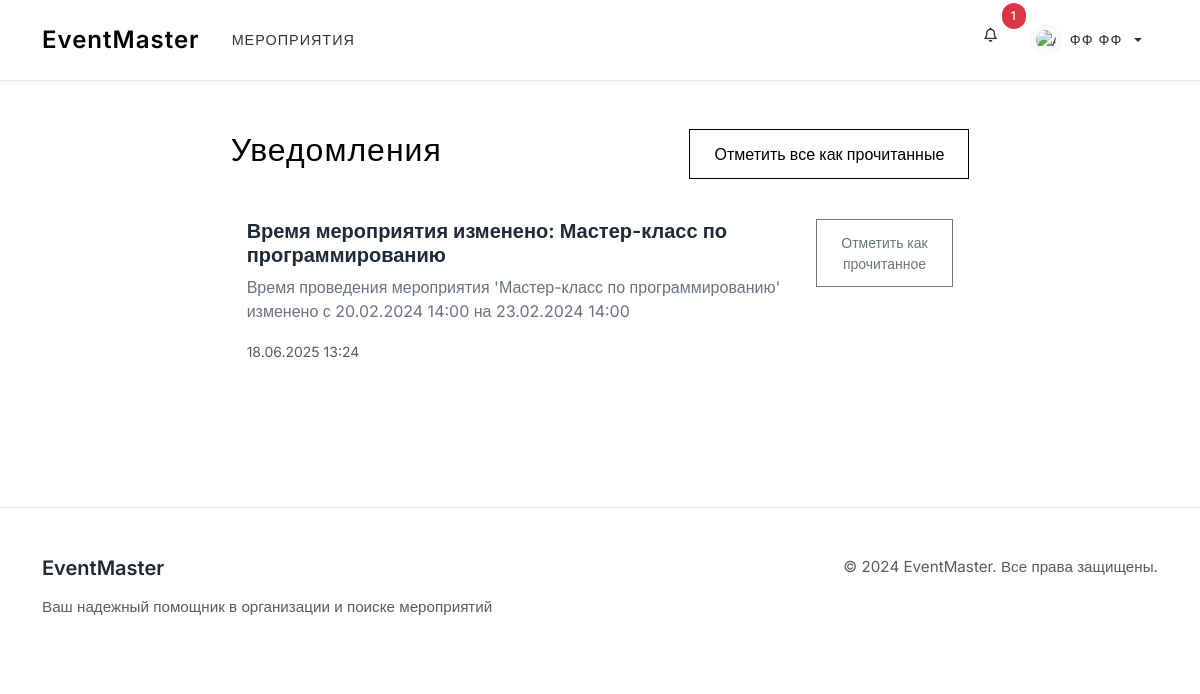
Screenshot of /notifications/ (signed in) with the database file from the repository.
### apps/accounts/models.py (models this page shows, shortened)
class User(AbstractUser):
    username = None
    email = models.EmailField(_('email address'), unique=True)
    first_name = models.CharField('Имя', max_length=150, validators=[MinLengthValidator(2)])
    last_name = models.CharField('Фамилия', max_length=150, validators=[MinLengthValidator(2)])
    birth_date = models.DateField(_('birth date'), null=True, blank=True)
    avatar = models.ImageField(
        _('avatar'),
        upload_to='avatars/',
        null=True,
        blank=True,
        help_text='Загрузите изображение для аватара'
    )
    bio = models.TextField('О себе', max_length=500, blank=True)
    favorite_events = models.ManyToManyField('events.Event', related_name='favorited_by', blank=True)
    class Role(models.TextChoices):
        USER = 'user', 'Пользователь'
        ORGANIZER = 'organizer', 'Организатор'
        ADMIN = 'admin', 'Администратор'
    role = models.CharField('Роль', max_length=10, choices=Role.choices, default=Role.USER)
    USERNAME_FIELD = 'email'
    REQUIRED_FIELDS = ['first_name', 'last_name']
    objects = UserManager()
    class Meta:
        verbose_name = 'Пользователь'
        verbose_name_plural = 'Пользователи'
        ordering = ['last_name', 'first_name']
    def get_full_name(self):
        if self.first_name and self.last_name:
            return f"{self.first_name} {self.last_name}"
        return self.email
    def get_unread_notifications_count(self):
        return self.notifications.filter(is_read=False).count()
    def get_avatar_url(self):
        if self.avatar:
            return self.avatar.url
        return static('images/ghost-svgrepo-com.svg')

### apps/notifications/models.py (models this page shows, shortened)
class Notification(models.Model):
    class Type(models.TextChoices):
        EVENT_CANCELLED = 'event_cancelled', 'Мероприятие отменено'
        EVENT_TIME_CHANGED = 'event_time_changed', 'Время мероприятия изменено'
        EVENT_UNPUBLISHED = 'event_unpublished', 'Мероприятие снято с публикации'
        SYSTEM = 'system', 'Системное уведомление'
    recipient = models.ForeignKey(
        User,
        on_delete=models.CASCADE,
        related_name='notifications',
        verbose_name="Получатель"
    )
    notification_type = models.CharField(
        max_length=50,
        choices=Type.choices,
        verbose_name="Тип уведомления"
    )
    title = models.CharField(max_length=200, verbose_name="Заголовок")
    message = models.TextField(verbose_name="Сообщение")
    content_type = models.ForeignKey(ContentType, on_delete=models.CASCADE, null=True, blank=True)
    object_id = models.PositiveIntegerField(null=True, blank=True)
    content_object = GenericForeignKey('content_type', 'object_id')
    is_read = models.BooleanField(default=False, verbose_name="Прочитано")
    created_at = models.DateTimeField(auto_now_add=True, verbose_name="Дата создания")
    class Meta:
        verbose_name = "Уведомление"
        verbose_name_plural = "Уведомления"
        ordering = ['-created_at']

### apps/notifications/views.py (the view)
# urls.py: path('', NotificationListView.as_view(), name='list'),
class NotificationListView(LoginRequiredMixin, ListView):
    model = Notification
    template_name = 'notifications/notification_list.html'
    context_object_name = 'notifications'
    paginate_by = 10
    def get_queryset(self):
        return Notification.objects.filter(
            recipient=self.request.user
        ).order_by('-created_at')

### templates/notifications/notification_list.html (shortened to what this page needs)
{% extends 'base.html' %}
{% block content %}
<div class="container py-5">
    <div class="row justify-content-center">
        <div class="col-lg-8">
            <div class="d-flex justify-content-between align-items-center mb-4">
                <h1 class="h2">Уведомления</h1>
                {% if notifications %}
                <form action="{% url 'notifications:mark_all_read' %}" method="post" class="d-inline">
                    <button type="submit" class="btn btn-outline-primary">
                        Отметить все как прочитанные
                    </button>
                </form>
                {% endif %}
            </div>
            {% if notifications %}
                <div class="notifications-list">
                    {% for notification in notifications %}
                        <div class="card mb-3 {% if not notification.is_read %}notification-unread{% endif %}">
                            <div class="card-body">
                                <div class="d-flex justify-content-between align-items-start">
                                    <div>
                                        <h5 class="card-title mb-2">{{ notification.title }}</h5>
                                        <p class="card-text">{{ notification.message }}</p>
                                        <small class="text-muted">{{ notification.created_at|date:"d.m.Y H:i" }}</small>
                                    </div>
                                    {% if not notification.is_read %}
                                        <form action="{% url 'notifications:mark_notification_read' notification.pk %}" method="post" class="d-inline">
                                            <button type="submit" class="btn btn-sm btn-outline-secondary">
                                                Отметить как прочитанное
                                            </button>
                                        </form>
                                    {% endif %}
                                </div>
                            </div>
                        </div>
                    {% endfor %}
                </div>
            {% else %}
                <div class="alert alert-info">
                    У вас пока нет уведомлений.
                </div>
            {% endif %}
        </div>
    </div>
</div>
{% endblock %}

### templates/base.html (shortened to what this page needs)
{% load static %}
<!DOCTYPE html>
<html lang="ru">
<head>
    <link href="https://cdn.jsdelivr.net/npm/bootstrap@5.3.0/dist/css/bootstrap.min.css" rel="stylesheet">
    <link href="https://cdnjs.cloudflare.com/ajax/libs/font-awesome/6.0.0/css/all.min.css" rel="stylesheet">
    <link href="{% static 'css/main.css' %}" rel="stylesheet">
</head>
<body>
    <nav class="navbar navbar-expand-lg navbar-light bg-white">
        <div class="container">
            <a class="navbar-brand" href="{% url 'home' %}">
                EventMaster
            </a>
            <div class="collapse navbar-collapse" id="navbarNav">
                <ul class="navbar-nav me-auto">
                    <li class="nav-item">
                        <a class="nav-link" href="{% url 'events:events_list' %}">Мероприятия</a>
                    </li>
                </ul>
                <ul class="navbar-nav">
                    {% if user.is_authenticated %}
                        <li class="nav-item dropdown">
                            <a class="nav-link notifications-btn" href="#" id="notificationsDropdown" role="button" data-bs-toggle="dropdown">
                                <i class="far fa-bell"></i>
                                {% with unread_count=user.get_unread_notifications_count %}
                                    <span class="notification-badge {% if not unread_count %}d-none{% endif %}">{{ unread_count }}</span>
                                {% endwith %}
                            </a>
                        </li>
                        <li class="nav-item dropdown">
                            <a class="nav-link dropdown-toggle d-flex align-items-center gap-2" href="#" id="navbarDropdown" role="button" data-bs-toggle="dropdown">
                                <div class="avatar-container" style="width: 32px; height: 32px;">
                                    <img src="{{ user.get_avatar_url }}" alt="Аватар" class="rounded-circle w-100 h-100" style="object-fit: contain; padding: 6px;">
                                </div>
                                {{ user.get_full_name|default:user.username }}
                            </a>
                        </li>
                    {% endif %}
                </ul>
            </div>
        </div>
    </nav>
    {% block content %}{% endblock %}
    <footer>
        <div class="container">
            <div class="row">
                <div class="col-md-6">
                    <h5 class="mb-3">EventMaster</h5>
                    <p class="text-muted mb-0">Ваш надежный помощник в организации и поиске мероприятий</p>
                </div>
                <div class="col-md-6 text-md-end">
                    <p class="text-muted mb-0">&copy; 2024 EventMaster. Все права защищены.</p>
                </div>
            </div>
        </div>
    </footer>
</body>
</html>

### static/css/main.css (style rules this page uses)
:root { --tdp-black: #000000; --tdp-white: #ffffff; --tdp-gray: #f5f5f5; --tdp-accent: #e63946; --tdp-text: #333333; --tdp-border: #e0e0e0; }
body { background-color: var(--tdp-white); color: var(--tdp-text); font-family: 'Roboto', sans-serif; line-height: 1.6; }
.navbar { background-color: var(--tdp-white) !important; box-shadow: 0 2px 4px rgba(0,0,0,0.05); padding: 1rem 0; }
.navbar-brand { color: #4F46E5 !important; font-weight: 700; font-size: 1.5rem; letter-spacing: 1px; }
.nav-link { color: #4B5563 !important; font-weight: 500; text-transform: uppercase; letter-spacing: 1px; font-size: 0.9rem; padding: 0.5rem 1rem; transition: color 0.3s ease; }
* { transition: background 0.3s, color 0.3s, border 0.3s, box-shadow 0.3s, transform 0.3s; }
.card { border: none; border-radius: 15px; overflow: hidden; transition: transform 0.3s ease, box-shadow 0.3s ease; }
.card-title { font-weight: 600; color: #1F2937; }
.card-text { color: #6B7280; }
.btn, .btn-primary, .btn-outline-primary { transition: background 0.3s, color 0.3s, border 0.3s, box-shadow 0.3s, transform 0.2s; }
.btn-outline-primary { color: #4F46E5; border-color: #4F46E5; background-color: transparent; }
a, .nav-link { transition: color 0.3s, border 0.3s; }
h1, h2, h3, h4, h5, h6 { font-weight: 700; color: var(--tdp-black); margin-bottom: 1.5rem; }
h1 { font-size: 2.5rem; letter-spacing: 1px; }
footer { background-color: #F9FAFB; color: var(--tdp-text); padding: 3rem 0; margin-top: 4rem; }
footer h5 { font-weight: 600; color: #1F2937; font-size: 1.25rem; margin-bottom: 1.5rem; }
footer p { color: #6B7280; font-size: 0.95rem; }
.row { margin: -0.5rem; }
.col, [class*="col-"] { padding: 0.5rem; }
.avatar-container { background-color: #f8f9fa; border-radius: 50%; overflow: hidden; display: flex; align-items: center; justify-content: center; }
.avatar-container img { width: 100%; height: 100%; object-fit: contain; }

### templates/base.html (style rules this page uses)
:root { --primary-color: #000; --secondary-color: #333; --background-color: #fff; --gray-color: #f5f5f5; --border-color: #e5e5e5; --hover-color: #f8f8f8; }
body { font-family: 'Inter', sans-serif; color: var(--primary-color); background-color: var(--background-color); line-height: 1.5; }
.navbar { border-bottom: 1px solid var(--border-color); padding: 1rem 0; }
.navbar-brand { font-weight: 600; font-size: 1.5rem; color: var(--primary-color) !important; }
.nav-link { color: var(--secondary-color) !important; font-weight: 500; padding: 0.5rem 1rem !important; transition: color 0.2s ease; }
.btn { border-radius: 0; font-weight: 500; padding: 0.75rem 1.5rem; transition: all 0.2s ease; }
.btn-outline-primary { color: var(--primary-color); border-color: var(--primary-color); }
.card { border: none; border-radius: 0; transition: transform 0.2s ease; }
footer { border-top: 1px solid var(--border-color); padding: 3rem 0; background-color: var(--background-color); }
.notification-badge { position: absolute; top: 0; right: 0; transform: translate(50%, -50%); background-color: #dc3545; color: white; font-size: 0.75rem; padding: 0.25rem 0.5rem; border-radius: 1rem; min-width: 1.5rem; text-align: center; }
.notifications-btn { position: relative; padding: 0.5rem; }

### templates/notifications/notification_list.html (style rules this page uses)
.notification-unread { border-left: 4px solid var(--primary); background-color: var(--light); }
.notifications-list .card { transition: all 0.3s ease; }

### rows the page displays
User: get_full_name "ФФ ФФ"
Notification: title "Время мероприятия изменено: Мастер-класс по программированию", message "Время проведения мероприятия 'Мастер-класс по программированию' изменено с 20.02.2024 14:00 на 23.02.2024 14:00", created_at "18.06.2025 13:24", is_read "Отметить как прочитанное"

### other values shown
{{ unread_count }} "1"
